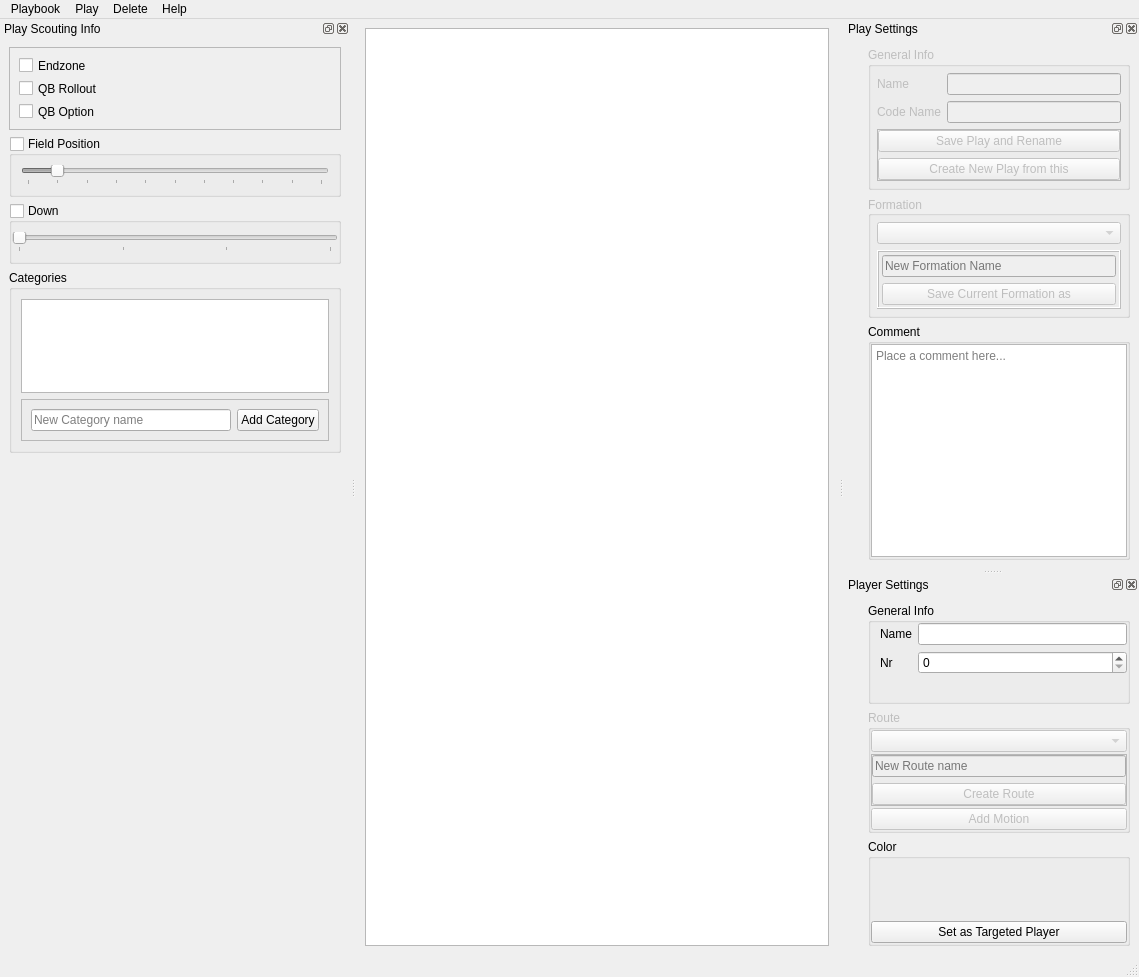
 <widget class="QMainWindow" name="MainDialog">
  <property name="geometry">
   <rect>
    <x>0</x>
    <y>0</y>
    <width>1139</width>
    <height>975</height>
   </rect>
  </property>
  <property name="windowTitle">
   <string>MainWindow</string>
  </property>
  <property name="dockNestingEnabled">
   <bool>true</bool>
  </property>
  <widget class="QWidget" name="centralwidget">
   <layout class="QHBoxLayout" name="horizontalLayout">
    <item>
     <widget class="QGraphicsView" name="graphicsView">
      <property name="frameShadow">
       <enum>QFrame::Plain</enum>
      </property>
      <property name="lineWidth">
       <number>1</number>
      </property>
      <property name="midLineWidth">
       <number>0</number>
      </property>
     </widget>
    </item>
   </layout>
  </widget>
  <widget class="QMenuBar" name="menuBar">
   <property name="geometry">
    <rect>
     <x>0</x>
     <y>0</y>
     <width>1139</width>
     <height>22</height>
    </rect>
   </property>
   <widget class="QMenu" name="menuFile">
    <property name="title">
     <string>Playbook</string>
    </property>
    <addaction name="actionNew_Playbook"/>
    <addaction name="actionOpen_Playbook"/>
    <addaction name="actionSave_Playbook_as"/>
    <addaction name="actionPDF_Export"/>
    <addaction name="actionImport_playbook"/>
    <addaction name="actionExit"/>
   </widget>
   <widget class="QMenu" name="menuPlay">
    <property name="title">
     <string>Play</string>
    </property>
    <addaction name="actionNew_Play"/>
    <addaction name="actionOpen_Play"/>
    <addaction name="actionSave_Play"/>
    <addaction name="actionSave_Play_as"/>
    <addaction name="actionAdd_play_to_category"/>
    <addaction name="actionSave_formation_as"/>
   </widget>
   <widget class="QMenu" name="menuHelp">
    <property name="title">
     <string>Help</string>
    </property>
    <addaction name="actionAbout"/>
   </widget>
   <widget class="QMenu" name="menuDelete">
    <property name="title">
     <string>Delete</string>
    </property>
    <addaction name="actionDeleteRoutes"/>
    <addaction name="actionDeleteFormations"/>
    <addaction name="actionDeletePlays"/>
    <addaction name="actionDeleteCategories"/>
   </widget>
   <addaction name="menuFile"/>
   <addaction name="menuPlay"/>
   <addaction name="menuDelete"/>
   <addaction name="menuHelp"/>
  </widget>
  <widget class="QStatusBar" name="statusbar"/>
  <widget class="QDockWidget" name="dockWidget_2">
   <property name="minimumSize">
    <size>
     <width>295</width>
     <height>550</height>
    </size>
   </property>
   <property name="features">
    <set>QDockWidget::AllDockWidgetFeatures</set>
   </property>
   <property name="windowTitle">
    <string>Play Settings</string>
   </property>
   <attribute name="dockWidgetArea">
    <number>2</number>
   </attribute>
   <widget class="QWidget" name="dockWidgetContents_2">
    <layout class="QVBoxLayout" name="verticalLayout">
     <property name="spacing">
      <number>6</number>
     </property>
     <property name="leftMargin">
      <number>24</number>
     </property>
     <item>
      <widget class="QGroupBox" name="groupBox_6">
       <property name="enabled">
        <bool>false</bool>
       </property>
       <property name="title">
        <string>General Info</string>
       </property>
       <layout class="QVBoxLayout" name="verticalLayout_10">
        <property name="leftMargin">
         <number>6</number>
        </property>
        <property name="topMargin">
         <number>6</number>
        </property>
        <property name="rightMargin">
         <number>6</number>
        </property>
        <property name="bottomMargin">
         <number>6</number>
        </property>
        <item>
         <layout class="QFormLayout" name="formLayout_2">
          <item row="0" column="0">
           <widget class="QLabel" name="nameLabel_2">
            <property name="text">
             <string>Name</string>
            </property>
           </widget>
          </item>
          <item row="0" column="1">
           <widget class="QLineEdit" name="playNameLineEdit"/>
          </item>
          <item row="1" column="0">
           <widget class="QLabel" name="codeNameLabel">
            <property name="text">
             <string>Code Name</string>
            </property>
           </widget>
          </item>
          <item row="1" column="1">
           <widget class="QLineEdit" name="codeNameLineEdit"/>
          </item>
         </layout>
        </item>
        <item>
         <widget class="QFrame" name="frame_2">
          <property name="frameShape">
           <enum>QFrame::StyledPanel</enum>
          </property>
          <property name="frameShadow">
           <enum>QFrame::Raised</enum>
          </property>
          <layout class="QVBoxLayout" name="verticalLayout_6">
           <property name="leftMargin">
            <number>0</number>
           </property>
           <property name="topMargin">
            <number>0</number>
           </property>
           <property name="rightMargin">
            <number>0</number>
           </property>
           <property name="bottomMargin">
            <number>0</number>
           </property>
           <item>
            <widget class="QPushButton" name="pushButton_3">
             <property name="text">
              <string>Save Play and Rename</string>
             </property>
            </widget>
           </item>
           <item>
            <widget class="QPushButton" name="pushButton_2">
             <property name="text">
              <string>Create New Play from this</string>
             </property>
            </widget>
           </item>
          </layout>
         </widget>
        </item>
       </layout>
      </widget>
     </item>
     <item>
      <widget class="QGroupBox" name="generalInfoBox">
       <property name="enabled">
        <bool>false</bool>
       </property>
       <property name="maximumSize">
        <size>
         <width>16777215</width>
         <height>123</height>
        </size>
       </property>
       <property name="autoFillBackground">
        <bool>false</bool>
       </property>
       <property name="title">
        <string>Formation</string>
       </property>
       <property name="alignment">
        <set>Qt::AlignJustify|Qt::AlignVCenter</set>
       </property>
       <property name="flat">
        <bool>false</bool>
       </property>
       <layout class="QVBoxLayout" name="verticalLayout_4">
        <property name="leftMargin">
         <number>6</number>
        </property>
        <property name="topMargin">
         <number>6</number>
        </property>
        <property name="rightMargin">
         <number>6</number>
        </property>
        <property name="bottomMargin">
         <number>6</number>
        </property>
        <item>
         <widget class="QComboBox" name="formationComboBox">
          <property name="editable">
           <bool>false</bool>
          </property>
          <property name="currentText">
           <string/>
          </property>
         </widget>
        </item>
        <item>
         <widget class="QFrame" name="frame_4">
          <property name="maximumSize">
           <size>
            <width>16777215</width>
            <height>66</height>
           </size>
          </property>
          <property name="frameShape">
           <enum>QFrame::Box</enum>
          </property>
          <property name="frameShadow">
           <enum>QFrame::Raised</enum>
          </property>
          <layout class="QVBoxLayout" name="verticalLayout_5">
           <property name="leftMargin">
            <number>3</number>
           </property>
           <property name="topMargin">
            <number>3</number>
           </property>
           <property name="rightMargin">
            <number>3</number>
           </property>
           <property name="bottomMargin">
            <number>2</number>
           </property>
           <item>
            <widget class="QLineEdit" name="lineEdit">
             <property name="text">
              <string/>
             </property>
             <property name="placeholderText">
              <string>New Formation Name</string>
             </property>
            </widget>
           </item>
           <item>
            <widget class="QPushButton" name="pushButton">
             <property name="text">
              <string>Save Current Formation as</string>
             </property>
            </widget>
           </item>
          </layout>
         </widget>
        </item>
       </layout>
      </widget>
     </item>
     <item>
      <widget class="QGroupBox" name="groupBox">
       <property name="title">
        <string>Comment</string>
       </property>
       <layout class="QVBoxLayout" name="verticalLayout_2">
        <property name="spacing">
         <number>0</number>
        </property>
        <property name="leftMargin">
         <number>0</number>
        </property>
        <property name="topMargin">
         <number>0</number>
        </property>
        <property name="rightMargin">
         <number>0</number>
        </property>
        <property name="bottomMargin">
         <number>0</number>
        </property>
        <item>
         <widget class="QTextEdit" name="commentTextEdit">
          <property name="sizePolicy">
           <sizepolicy hsizetype="MinimumExpanding" vsizetype="MinimumExpanding">
            <horstretch>0</horstretch>
            <verstretch>0</verstretch>
           </sizepolicy>
          </property>
          <property name="placeholderText">
           <string>Place a comment here...</string>
          </property>
         </widget>
        </item>
       </layout>
      </widget>
     </item>
    </layout>
   </widget>
  </widget>
  <widget class="QDockWidget" name="dockWidget">
   <property name="minimumSize">
    <size>
     <width>143</width>
     <height>380</height>
    </size>
   </property>
   <property name="windowTitle">
    <string>Player Settings</string>
   </property>
   <attribute name="dockWidgetArea">
    <number>2</number>
   </attribute>
   <widget class="QWidget" name="dockWidgetContents">
    <layout class="QVBoxLayout" name="verticalLayout_7">
     <property name="leftMargin">
      <number>24</number>
     </property>
     <item>
      <widget class="QGroupBox" name="groupBox_4">
       <property name="maximumSize">
        <size>
         <width>16777215</width>
         <height>101</height>
        </size>
       </property>
       <property name="title">
        <string>General Info</string>
       </property>
       <layout class="QVBoxLayout" name="verticalLayout_9">
        <property name="topMargin">
         <number>0</number>
        </property>
        <property name="rightMargin">
         <number>0</number>
        </property>
        <property name="bottomMargin">
         <number>0</number>
        </property>
        <item>
         <layout class="QFormLayout" name="formLayout">
          <property name="fieldGrowthPolicy">
           <enum>QFormLayout::AllNonFixedFieldsGrow</enum>
          </property>
          <item row="0" column="0">
           <widget class="QLabel" name="nameLabel">
            <property name="text">
             <string>Name</string>
            </property>
           </widget>
          </item>
          <item row="0" column="1">
           <widget class="QLineEdit" name="playerNameLineEdit"/>
          </item>
          <item row="1" column="0">
           <widget class="QLabel" name="nrLabel">
            <property name="text">
             <string>Nr</string>
            </property>
           </widget>
          </item>
          <item row="1" column="1">
           <widget class="QSpinBox" name="playerNrSpinBox"/>
          </item>
         </layout>
        </item>
       </layout>
      </widget>
     </item>
     <item>
      <widget class="QGroupBox" name="groupBox_3">
       <property name="enabled">
        <bool>false</bool>
       </property>
       <property name="maximumSize">
        <size>
         <width>16777215</width>
         <height>178</height>
        </size>
       </property>
       <property name="title">
        <string>Route</string>
       </property>
       <layout class="QVBoxLayout" name="verticalLayout_8">
        <property name="spacing">
         <number>2</number>
        </property>
        <property name="leftMargin">
         <number>0</number>
        </property>
        <property name="topMargin">
         <number>0</number>
        </property>
        <property name="rightMargin">
         <number>0</number>
        </property>
        <property name="bottomMargin">
         <number>0</number>
        </property>
        <item>
         <widget class="QComboBox" name="routeBox"/>
        </item>
        <item>
         <widget class="QFrame" name="frame">
          <property name="minimumSize">
           <size>
            <width>0</width>
            <height>0</height>
           </size>
          </property>
          <property name="maximumSize">
           <size>
            <width>16777215</width>
            <height>64</height>
           </size>
          </property>
          <property name="frameShape">
           <enum>QFrame::StyledPanel</enum>
          </property>
          <property name="frameShadow">
           <enum>QFrame::Raised</enum>
          </property>
          <layout class="QVBoxLayout" name="verticalLayout_3">
           <property name="leftMargin">
            <number>0</number>
           </property>
           <property name="topMargin">
            <number>0</number>
           </property>
           <property name="rightMargin">
            <number>0</number>
           </property>
           <property name="bottomMargin">
            <number>0</number>
           </property>
           <item>
            <widget class="QLineEdit" name="lineEdit_2">
             <property name="placeholderText">
              <string>New Route name</string>
             </property>
            </widget>
           </item>
           <item>
            <widget class="QPushButton" name="routeCreateButton">
             <property name="text">
              <string>Create Route</string>
             </property>
            </widget>
           </item>
          </layout>
         </widget>
        </item>
        <item>
         <widget class="QPushButton" name="motionAddButton">
          <property name="text">
           <string>Add Motion</string>
          </property>
         </widget>
        </item>
       </layout>
      </widget>
     </item>
     <item>
      <widget class="QGroupBox" name="groupBox_5">
       <property name="title">
        <string>Color</string>
       </property>
       <layout class="QGridLayout" name="gridLayout">
        <property name="leftMargin">
         <number>0</number>
        </property>
        <property name="topMargin">
         <number>0</number>
        </property>
        <property name="rightMargin">
         <number>0</number>
        </property>
        <property name="bottomMargin">
         <number>0</number>
        </property>
        <item row="1" column="0">
         <widget class="QPushButton" name="pushButton_4">
          <property name="text">
           <string>Set as Targeted Player</string>
          </property>
         </widget>
        </item>
        <item row="0" column="0">
         <widget class="color_widgets::ColorWheel" name="playerColorWheel" native="true">
          <property name="sizePolicy">
           <sizepolicy hsizetype="Minimum" vsizetype="Minimum">
            <horstretch>0</horstretch>
            <verstretch>0</verstretch>
           </sizepolicy>
          </property>
         </widget>
        </item>
       </layout>
      </widget>
     </item>
    </layout>
   </widget>
  </widget>
  <widget class="QDockWidget" name="dockWidget_3">
   <property name="minimumSize">
    <size>
     <width>350</width>
     <height>443</height>
    </size>
   </property>
   <property name="maximumSize">
    <size>
     <width>524287</width>
     <height>443</height>
    </size>
   </property>
   <property name="windowTitle">
    <string>Play Scouting Info</string>
   </property>
   <attribute name="dockWidgetArea">
    <number>1</number>
   </attribute>
   <widget class="QWidget" name="dockWidgetContents_3">
    <layout class="QVBoxLayout" name="verticalLayout_12">
     <item>
      <widget class="QFrame" name="frame_3">
       <property name="maximumSize">
        <size>
         <width>16777215</width>
         <height>83</height>
        </size>
       </property>
       <property name="frameShape">
        <enum>QFrame::StyledPanel</enum>
       </property>
       <property name="frameShadow">
        <enum>QFrame::Raised</enum>
       </property>
       <layout class="QVBoxLayout" name="verticalLayout_14">
        <item>
         <widget class="QCheckBox" name="endzoneCheckbox">
          <property name="text">
           <string>Endzone</string>
          </property>
         </widget>
        </item>
        <item>
         <widget class="QCheckBox" name="rolloutCheckbox">
          <property name="text">
           <string>QB Rollout</string>
          </property>
         </widget>
        </item>
        <item>
         <widget class="QCheckBox" name="qbOptionCheckbox">
          <property name="text">
           <string>QB Option</string>
          </property>
         </widget>
        </item>
       </layout>
      </widget>
     </item>
     <item>
      <widget class="QGroupBox" name="fieldPosGroupBox">
       <property name="maximumSize">
        <size>
         <width>16777215</width>
         <height>99</height>
        </size>
       </property>
       <property name="title">
        <string>Field Position</string>
       </property>
       <property name="checkable">
        <bool>true</bool>
       </property>
       <property name="checked">
        <bool>false</bool>
       </property>
       <layout class="QGridLayout" name="fieldPosGridLayout">
        <item row="0" column="0">
         <widget class="QSlider" name="fieldPosSlider">
          <property name="maximum">
           <number>10</number>
          </property>
          <property name="pageStep">
           <number>1</number>
          </property>
          <property name="sliderPosition">
           <number>1</number>
          </property>
          <property name="orientation">
           <enum>Qt::Horizontal</enum>
          </property>
          <property name="tickPosition">
           <enum>QSlider::TicksBelow</enum>
          </property>
         </widget>
        </item>
       </layout>
      </widget>
     </item>
     <item>
      <widget class="QGroupBox" name="downGroupBox">
       <property name="maximumSize">
        <size>
         <width>16777215</width>
         <height>108</height>
        </size>
       </property>
       <property name="title">
        <string>Down</string>
       </property>
       <property name="checkable">
        <bool>true</bool>
       </property>
       <property name="checked">
        <bool>false</bool>
       </property>
       <layout class="QGridLayout" name="downBoxGridLayout">
        <property name="leftMargin">
         <number>0</number>
        </property>
        <property name="rightMargin">
         <number>0</number>
        </property>
        <property name="spacing">
         <number>2</number>
        </property>
        <item row="0" column="0">
         <widget class="QSlider" name="downSlider">
          <property name="maximum">
           <number>3</number>
          </property>
          <property name="pageStep">
           <number>1</number>
          </property>
          <property name="tracking">
           <bool>true</bool>
          </property>
          <property name="orientation">
           <enum>Qt::Horizontal</enum>
          </property>
          <property name="tickPosition">
           <enum>QSlider::TicksBelow</enum>
          </property>
          <property name="tickInterval">
           <number>0</number>
          </property>
         </widget>
        </item>
       </layout>
      </widget>
     </item>
     <item>
      <widget class="QGroupBox" name="groupBox_9">
       <property name="title">
        <string>Categories</string>
       </property>
       <layout class="QVBoxLayout" name="verticalLayout_13">
        <item>
         <widget class="QListWidget" name="categoryListWidget"/>
        </item>
        <item>
         <widget class="QFrame" name="frame_5">
          <property name="frameShape">
           <enum>QFrame::StyledPanel</enum>
          </property>
          <property name="frameShadow">
           <enum>QFrame::Raised</enum>
          </property>
          <layout class="QHBoxLayout" name="horizontalLayout_2">
           <item>
            <widget class="QLineEdit" name="newCategoryEdit">
             <property name="placeholderText">
              <string>New Category name</string>
             </property>
            </widget>
           </item>
           <item>
            <widget class="QPushButton" name="categoryAddButton">
             <property name="text">
              <string>Add Category</string>
             </property>
            </widget>
           </item>
          </layout>
         </widget>
        </item>
       </layout>
      </widget>
     </item>
    </layout>
   </widget>
  </widget>
  <action name="actionNew_Playbook">
   <property name="text">
    <string>New playbook</string>
   </property>
  </action>
  <action name="actionOpen_Playbook">
   <property name="text">
    <string>Open playbook</string>
   </property>
  </action>
  <action name="actionSave_Playbook">
   <property name="text">
    <string>Save Playbook</string>
   </property>
  </action>
  <action name="actionSave_Playbook_as">
   <property name="text">
    <string>Save playbook as</string>
   </property>
  </action>
  <action name="actionExit">
   <property name="text">
    <string>Exit</string>
   </property>
  </action>
  <action name="actionNew_Play">
   <property name="text">
    <string>New play</string>
   </property>
  </action>
  <action name="actionSave_Play">
   <property name="enabled">
    <bool>false</bool>
   </property>
   <property name="text">
    <string>Save play</string>
   </property>
  </action>
  <action name="actionSave_Play_as">
   <property name="enabled">
    <bool>false</bool>
   </property>
   <property name="text">
    <string>Save play as</string>
   </property>
  </action>
  <action name="actionOpen_Play">
   <property name="text">
    <string>Open play</string>
   </property>
  </action>
  <action name="actionExport_Play">
   <property name="enabled">
    <bool>false</bool>
   </property>
   <property name="text">
    <string>Export play</string>
   </property>
  </action>
  <action name="actionSave_formation">
   <property name="enabled">
    <bool>false</bool>
   </property>
   <property name="text">
    <string>Save formation</string>
   </property>
  </action>
  <action name="actionSave_formation_as">
   <property name="enabled">
    <bool>false</bool>
   </property>
   <property name="text">
    <string>Save formation as</string>
   </property>
  </action>
  <action name="actionAbout">
   <property name="text">
    <string>About</string>
   </property>
  </action>
  <action name="actionImport_Play">
   <property name="text">
    <string>Import play</string>
   </property>
  </action>
  <action name="actionAdd_play_to_category">
   <property name="enabled">
    <bool>false</bool>
   </property>
   <property name="text">
    <string>Edit plays' categories</string>
   </property>
  </action>
  <action name="actionNew_Category">
   <property name="text">
    <string>New Category</string>
   </property>
  </action>
  <action name="actionDelete_Category">
   <property name="enabled">
    <bool>false</bool>
   </property>
   <property name="text">
    <string>Remove play from category</string>
   </property>
  </action>
  <action name="actionPDF_Export">
   <property name="text">
    <string>Create Wristcoach (PDF)</string>
   </property>
  </action>
  <action name="actionOpen_play_by_category">
   <property name="text">
    <string>Open play by category</string>
   </property>
  </action>
  <action name="actionDeletePlays">
   <property name="text">
    <string>Plays</string>
   </property>
  </action>
  <action name="actionDeleteFormations">
   <property name="text">
    <string>Formations</string>
   </property>
  </action>
  <action name="actionDeleteRoutes">
   <property name="text">
    <string>Routes</string>
   </property>
  </action>
  <action name="actionDeleteCategories">
   <property name="text">
    <string>Categories</string>
   </property>
  </action>
  <action name="actionImport_playbook">
   <property name="text">
    <string>Import playbook</string>
   </property>
  </action>
 </widget>
